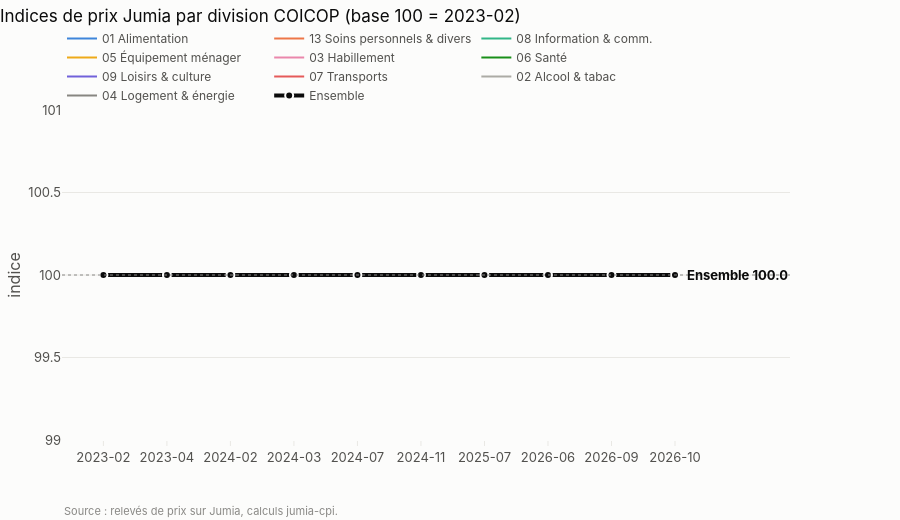
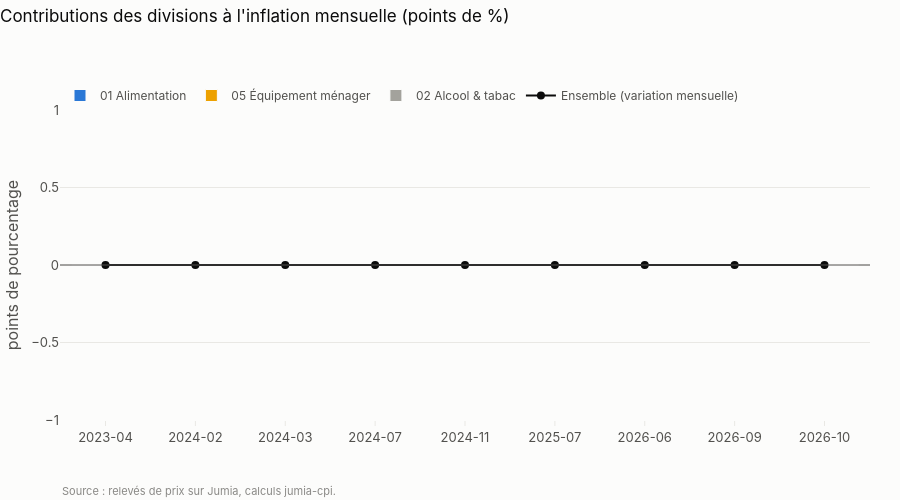
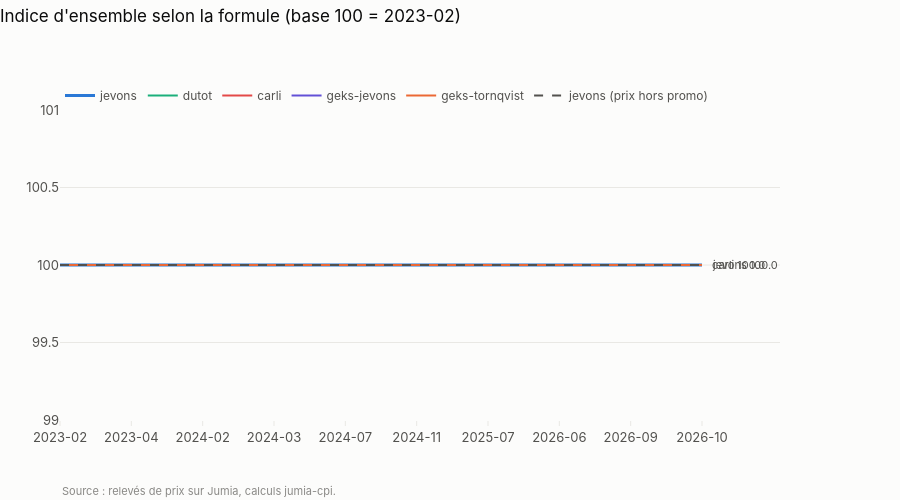
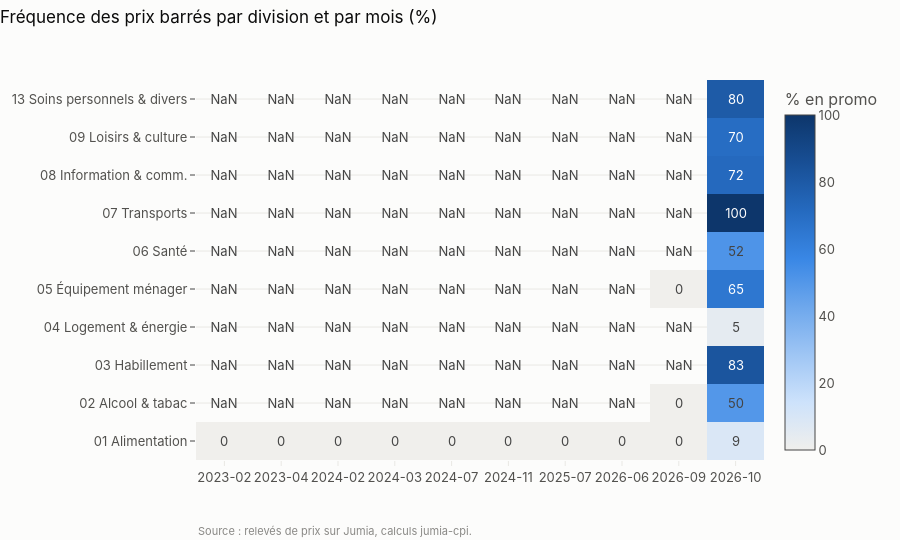

The cell these charts' notebook holds for them, in order:
### Code cell
#@title Graphiques { display-mode: "form" }
FIGURES = []
for nom, args in (("fig_indices", (RES["indices"], RES["reference"])),
                  ("fig_contributions", (RES["contributions"], ENS)),
                  ("fig_methods", (RES["method_comparison"], RES["reference"])),
                  ("fig_promo", (RES["promo"],)),
                  ("fig_diagnostics", (RES["diagnostics"],))):
    fabrique = getattr(viz, nom, None)
    if fabrique is None:
        continue
    try:
        figure = fabrique(*args)
        FIGURES.append((nom, figure))
        figure.show()
    except Exception as erreur:
        print("graphique {} non produit ({})".format(nom, type(erreur).__name__))

### Figure 1 — Plotly figure (JSON) as saved in the notebook; plotly's stock layout.template omitted (floating-point values rounded to 4 significant figures)
{"data": [{"hovertemplate": "%{x} : %{y:.1f}<extra>01 Alimentation</extra>", "line": {"color": "#2a78d6", "width": 2}, "mode": "lines", "name": "01 Alimentation", "opacity": 0.9, "type": "scatter", "x": ["2023-02", "2023-04", "2024-02", "2024-03", "2024-07", "2024-11", "2025-07", "2026-06", "2026-09", "2026-10"], "y": [100.0, 100.0, 100.0, 100.0, 100.0, 100.0, 100.0, 100.0, 100.0, 100.0]}, {"hovertemplate": "%{x} : %{y:.1f}<extra>13 Soins personnels & divers</extra>", "line": {"color": "#eb6834", "width": 2}, "mode": "lines", "name": "13 Soins personnels & divers", "opacity": 0.9, "type": "scatter", "x": ["2023-02", "2023-04", "2024-02", "2024-03", "2024-07", "2024-11", "2025-07", "2026-06", "2026-09", "2026-10"], "y": [NaN, NaN, NaN, NaN, NaN, NaN, NaN, NaN, NaN, NaN]}, {"hovertemplate": "%{x} : %{y:.1f}<extra>08 Information & comm.</extra>", "line": {"color": "#1baf7a", "width": 2}, "mode": "lines", "name": "08 Information & comm.", "opacity": 0.9, "type": "scatter", "x": ["2023-02", "2023-04", "2024-02", "2024-03", "2024-07", "2024-11", "2025-07", "2026-06", "2026-09", "2026-10"], "y": [NaN, NaN, NaN, NaN, NaN, NaN, NaN, NaN, NaN, NaN]}, {"hovertemplate": "%{x} : %{y:.1f}<extra>05 Équipement ménager</extra>", "line": {"color": "#eda100", "width": 2}, "mode": "lines", "name": "05 Équipement ménager", "opacity": 0.9, "type": "scatter", "x": ["2023-02", "2023-04", "2024-02", "2024-03", "2024-07", "2024-11", "2025-07", "2026-06", "2026-09", "2026-10"], "y": [NaN, NaN, NaN, NaN, NaN, NaN, NaN, NaN, NaN, NaN]}, {"hovertemplate": "%{x} : %{y:.1f}<extra>03 Habillement</extra>", "line": {"color": "#e87ba4", "width": 2}, "mode": "lines", "name": "03 Habillement", "opacity": 0.9, "type": "scatter", "x": ["2023-02", "2023-04", "2024-02", "2024-03", "2024-07", "2024-11", "2025-07", "2026-06", "2026-09", "2026-10"], "y": [NaN, NaN, NaN, NaN, NaN, NaN, NaN, NaN, NaN, NaN]}, {"hovertemplate": "%{x} : %{y:.1f}<extra>06 Santé</extra>", "line": {"color": "#008300", "width": 2}, "mode": "lines", "name": "06 Santé", "opacity": 0.9, "type": "scatter", "x": ["2023-02", "2023-04", "2024-02", "2024-03", "2024-07", "2024-11", "2025-07", "2026-06", "2026-09", "2026-10"], "y": [NaN, NaN, NaN, NaN, NaN, NaN, NaN, NaN, NaN, NaN]}, {"hovertemplate": "%{x} : %{y:.1f}<extra>09 Loisirs & culture</extra>", "line": {"color": "#6250d6", "width": 2}, "mode": "lines", "name": "09 Loisirs & culture", "opacity": 0.9, "type": "scatter", "x": ["2023-02", "2023-04", "2024-02", "2024-03", "2024-07", "2024-11", "2025-07", "2026-06", "2026-09", "2026-10"], "y": [NaN, NaN, NaN, NaN, NaN, NaN, NaN, NaN, NaN, NaN]}, {"hovertemplate": "%{x} : %{y:.1f}<extra>07 Transports</extra>", "line": {"color": "#e34948", "width": 2}, "mode": "lines", "name": "07 Transports", "opacity": 0.9, "type": "scatter", "x": ["2023-02", "2023-04", "2024-02", "2024-03", "2024-07", "2024-11", "2025-07", "2026-06", "2026-09", "2026-10"], "y": [NaN, NaN, NaN, NaN, NaN, NaN, NaN, NaN, NaN, NaN]}, {"hovertemplate": "%{x} : %{y:.1f}<extra>02 Alcool & tabac</extra>", "line": {"color": "#a3a29c", "width": 2}, "mode": "lines", "name": "02 Alcool & tabac", "opacity": 0.9, "type": "scatter", "x": ["2023-02", "2023-04", "2024-02", "2024-03", "2024-07", "2024-11", "2025-07", "2026-06", "2026-09", "2026-10"], "y": [NaN, NaN, NaN, NaN, NaN, NaN, NaN, NaN, NaN, NaN]}, {"hovertemplate": "%{x} : %{y:.1f}<extra>04 Logement & énergie</extra>", "line": {"color": "#7a7974", "width": 2}, "mode": "lines", "name": "04 Logement & énergie", "opacity": 0.9, "type": "scatter", "x": ["2023-02", "2023-04", "2024-02", "2024-03", "2024-07", "2024-11", "2025-07", "2026-06", "2026-09", "2026-10"], "y": [NaN, NaN, NaN, NaN, NaN, NaN, NaN, NaN, NaN, NaN]}, {"hovertemplate": "%{x} : <b>%{y:.1f}</b><extra>Ensemble</extra>", "line": {"color": "#0b0b0b", "width": 4}, "marker": {"line": {"color": "#fcfcfb", "width": 2}, "size": 8}, "mode": "lines+markers", "name": "Ensemble", "type": "scatter", "x": ["2023-02", "2023-04", "2024-02", "2024-03", "2024-07", "2024-11", "2025-07", "2026-06", "2026-09", "2026-10"], "y": [100.0, 100.0, 100.0, 100.0, 100.0, 100.0, 100.0, 100.0, 100.0, 100.0]}], "layout": {"annotations": [{"font": {"color": "#0b0b0b"}, "showarrow": false, "text": "<b>Ensemble 100.0</b>", "x": "2026-10", "xanchor": "left", "xshift": 10, "y": 100}, {"font": {"color": "#8a8986", "size": 11}, "showarrow": false, "text": "Source : relevés de prix sur Jumia, calculs jumia-cpi.", "x": 0, "xanchor": "left", "xref": "paper", "y": 0, "yanchor": "top", "yref": "paper", "yshift": -62}], "height": 520, "hovermode": "x unified", "margin": {"r": 110}, "shapes": [{"line": {"color": "#8a8986", "dash": "dot", "width": 1}, "type": "line", "x0": 0, "x1": 1, "xref": "x domain", "y0": 100, "y1": 100, "yref": "y"}], "title": {"text": "Indices de prix Jumia par division COICOP (base 100 = 2023-02)"}, "xaxis": {"type": "category"}, "yaxis": {"title": {"text": "indice"}}}}

### Figure 2 — Plotly figure (JSON) as saved in the notebook; plotly's stock layout.template omitted (floating-point values rounded to 4 significant figures)
{"data": [{"hovertemplate": "%{y:+.2f} pp<extra>01 Alimentation</extra>", "marker": {"color": "#2a78d6", "line": {"color": "#fcfcfb", "width": 1}}, "name": "01 Alimentation", "type": "bar", "x": ["2023-04", "2024-02", "2024-03", "2024-07", "2024-11", "2025-07", "2026-06", "2026-09", "2026-10"], "y": [0.0, 0.0, 0.0, 0.0, 0.0, 0.0, 0.0, 0.0, 0.0]}, {"hovertemplate": "%{y:+.2f} pp<extra>05 Équipement ménager</extra>", "marker": {"color": "#eda100", "line": {"color": "#fcfcfb", "width": 1}}, "name": "05 Équipement ménager", "type": "bar", "x": ["2026-10"], "y": [0.0]}, {"hovertemplate": "%{y:+.2f} pp<extra>02 Alcool & tabac</extra>", "marker": {"color": "#a3a29c", "line": {"color": "#fcfcfb", "width": 1}}, "name": "02 Alcool & tabac", "type": "bar", "x": ["2026-10"], "y": [0.0]}, {"hovertemplate": "<b>%{y:+.2f} %</b><extra>Ensemble</extra>", "line": {"color": "#0b0b0b", "width": 2}, "marker": {"size": 8}, "mode": "lines+markers", "name": "Ensemble (variation mensuelle)", "type": "scatter", "x": ["2023-04", "2024-02", "2024-03", "2024-07", "2024-11", "2025-07", "2026-06", "2026-09", "2026-10"], "y": [0.0, 0.0, 0.0, 0.0, 0.0, 0.0, 0.0, 0.0, 0.0]}], "layout": {"annotations": [{"font": {"color": "#8a8986", "size": 11}, "showarrow": false, "text": "Source : relevés de prix sur Jumia, calculs jumia-cpi.", "x": 0, "xanchor": "left", "xref": "paper", "y": 0, "yanchor": "top", "yref": "paper", "yshift": -62}], "bargap": 0.25, "barmode": "relative", "height": 500, "hovermode": "x unified", "shapes": [{"line": {"color": "#52514e", "width": 1}, "type": "line", "x0": 0, "x1": 1, "xref": "x domain", "y0": 0, "y1": 0, "yref": "y"}], "title": {"text": "Contributions des divisions à l'inflation mensuelle (points de %)"}, "xaxis": {"type": "category"}, "yaxis": {"title": {"text": "points de pourcentage"}}}}

### Figure 3 — Plotly figure (JSON) as saved in the notebook; plotly's stock layout.template omitted (floating-point values rounded to 4 significant figures)
{"data": [{"hovertemplate": "%{y:.2f}<extra>jevons</extra>", "line": {"color": "#2a78d6", "width": 3}, "mode": "lines", "name": "jevons", "type": "scatter", "x": ["2023-02", "2023-04", "2024-02", "2024-03", "2024-07", "2024-11", "2025-07", "2026-06", "2026-09", "2026-10"], "y": [100.0, 100.0, 100.0, 100.0, 100.0, 100.0, 100.0, 100.0, 100.0, 100.0]}, {"hovertemplate": "%{y:.2f}<extra>dutot</extra>", "line": {"color": "#1baf7a", "width": 2}, "mode": "lines", "name": "dutot", "type": "scatter", "x": ["2023-02", "2023-04", "2024-02", "2024-03", "2024-07", "2024-11", "2025-07", "2026-06", "2026-09", "2026-10"], "y": [100.0, 100.0, 100.0, 100.0, 100.0, 100.0, 100.0, 100.0, 100.0, 100.0]}, {"hovertemplate": "%{y:.2f}<extra>carli</extra>", "line": {"color": "#e34948", "width": 2}, "mode": "lines", "name": "carli", "type": "scatter", "x": ["2023-02", "2023-04", "2024-02", "2024-03", "2024-07", "2024-11", "2025-07", "2026-06", "2026-09", "2026-10"], "y": [100.0, 100.0, 100.0, 100.0, 100.0, 100.0, 100.0, 100.0, 100.0, 100.0]}, {"hovertemplate": "%{y:.2f}<extra>geks-jevons</extra>", "line": {"color": "#6250d6", "width": 2}, "mode": "lines", "name": "geks-jevons", "type": "scatter", "x": ["2023-02", "2023-04", "2024-02", "2024-03", "2024-07", "2024-11", "2025-07", "2026-06", "2026-09", "2026-10"], "y": [100.0, 100.0, 100.0, 100.0, 100.0, 100.0, 100.0, 100.0, 100.0, 100.0]}, {"hovertemplate": "%{y:.2f}<extra>geks-tornqvist</extra>", "line": {"color": "#eb6834", "width": 2}, "mode": "lines", "name": "geks-tornqvist", "type": "scatter", "x": ["2023-02", "2023-04", "2024-02", "2024-03", "2024-07", "2024-11", "2025-07", "2026-06", "2026-09", "2026-10"], "y": [100.0, 100.0, 100.0, 100.0, 100.0, 100.0, 100.0, 100.0, 100.0, 100.0]}, {"hovertemplate": "%{y:.2f}<extra>jevons (prix hors promo)</extra>", "line": {"color": "#52514e", "dash": "dash", "width": 2}, "mode": "lines", "name": "jevons (prix hors promo)", "type": "scatter", "x": ["2023-02", "2023-04", "2024-02", "2024-03", "2024-07", "2024-11", "2025-07", "2026-06", "2026-09", "2026-10"], "y": [100.0, 100.0, 100.0, 100.0, 100.0, 100.0, 100.0, 100.0, 100.0, 100.0]}], "layout": {"annotations": [{"font": {"color": "#52514e", "size": 11}, "showarrow": false, "text": "jevons 100.0", "x": "2026-10", "xanchor": "left", "xshift": 8, "y": 100}, {"font": {"color": "#52514e", "size": 11}, "showarrow": false, "text": "carli 100.0", "x": "2026-10", "xanchor": "left", "xshift": 8, "y": 100}, {"font": {"color": "#8a8986", "size": 11}, "showarrow": false, "text": "Source : relevés de prix sur Jumia, calculs jumia-cpi.", "x": 0, "xanchor": "left", "xref": "paper", "y": 0, "yanchor": "top", "yref": "paper", "yshift": -62}], "height": 500, "hovermode": "x unified", "margin": {"r": 120}, "title": {"text": "Indice d'ensemble selon la formule (base 100 = 2023-02)"}, "xaxis": {"type": "category"}}}

### Figure 4 — Plotly figure (JSON) as saved in the notebook; plotly's stock layout.template omitted (floating-point values rounded to 4 significant figures)
{"data": [{"colorbar": {"title": {"text": "% en promo"}}, "colorscale": [[0, "#f0efec"], [0.1429, "#cde2fb"], [0.2857, "#9ec5f4"], [0.4286, "#6da7ec"], [0.5714, "#3987e5"], [0.7143, "#256abf"], [0.8571, "#184f95"], [1, "#0d366b"]], "hovertemplate": "%{y} · %{x} : %{z:.1f} % des produits avec prix barré<extra></extra>", "text": [[0.0, 0.0, 0.0, 0.0, 0.0, 0.0, 0.0, 0.0, 0.0, 9.0], [NaN, NaN, NaN, NaN, NaN, NaN, NaN, NaN, 0.0, 50.0], [NaN, NaN, NaN, NaN, NaN, NaN, NaN, NaN, NaN, 83.0], [NaN, NaN, NaN, NaN, NaN, NaN, NaN, NaN, NaN, 5.0], [NaN, NaN, NaN, NaN, NaN, NaN, NaN, NaN, 0.0, 65.0], [NaN, NaN, NaN, NaN, NaN, NaN, NaN, NaN, NaN, 52.0], [NaN, NaN, NaN, NaN, NaN, NaN, NaN, NaN, NaN, 100.0], [NaN, NaN, NaN, NaN, NaN, NaN, NaN, NaN, NaN, 72.0], [NaN, NaN, NaN, NaN, NaN, NaN, NaN, NaN, NaN, 70.0], [NaN, NaN, NaN, NaN, NaN, NaN, NaN, NaN, NaN, 80.0]], "texttemplate": "%{text:.0f}", "type": "heatmap", "x": ["2023-02", "2023-04", "2024-02", "2024-03", "2024-07", "2024-11", "2025-07", "2026-06", "2026-09", "2026-10"], "y": ["01 Alimentation", "02 Alcool & tabac", "03 Habillement", "04 Logement & énergie", "05 Équipement ménager", "06 Santé", "07 Transports", "08 Information & comm.", "09 Loisirs & culture", "13 Soins personnels & divers"], "z": [[0.0, 0.0, 0.0, 0.0, 0.0, 0.0, 0.0, 0.0, 0.0, 9.1], [NaN, NaN, NaN, NaN, NaN, NaN, NaN, NaN, 0.0, 50.0], [NaN, NaN, NaN, NaN, NaN, NaN, NaN, NaN, NaN, 82.7], [NaN, NaN, NaN, NaN, NaN, NaN, NaN, NaN, NaN, 4.6], [NaN, NaN, NaN, NaN, NaN, NaN, NaN, NaN, 0.0, 65.1], [NaN, NaN, NaN, NaN, NaN, NaN, NaN, NaN, NaN, 51.5], [NaN, NaN, NaN, NaN, NaN, NaN, NaN, NaN, NaN, 100.0], [NaN, NaN, NaN, NaN, NaN, NaN, NaN, NaN, NaN, 71.9], [NaN, NaN, NaN, NaN, NaN, NaN, NaN, NaN, NaN, 69.9], [NaN, NaN, NaN, NaN, NaN, NaN, NaN, NaN, NaN, 79.5]], "zmin": 0}], "layout": {"annotations": [{"font": {"color": "#8a8986", "size": 11}, "showarrow": false, "text": "Source : relevés de prix sur Jumia, calculs jumia-cpi.", "x": 0, "xanchor": "left", "xref": "paper", "y": 0, "yanchor": "top", "yref": "paper", "yshift": -62}], "height": 540, "margin": {"t": 80}, "title": {"text": "Fréquence des prix barrés par division et par mois (%)"}, "xaxis": {"type": "category"}}}
